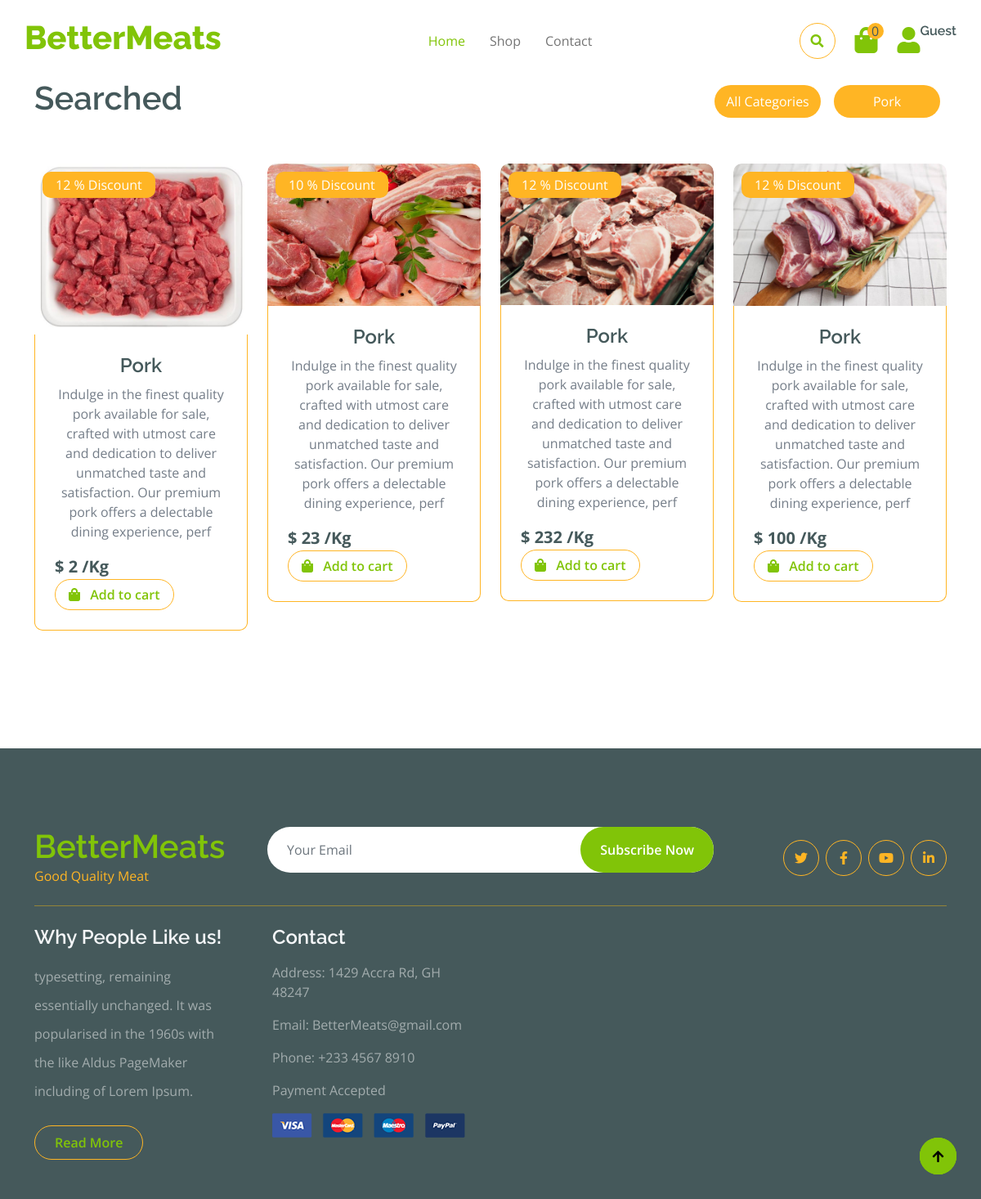
Page /view/frontend/showByCat.php?cat_id=2 on the committed database.
### tables this page shows
CREATE TABLE `categories` (
  `cat_id` int(11) NOT NULL,
  `cat_name` varchar(100) NOT NULL
);

CREATE TABLE `products` (
  `product_id` int(11) NOT NULL,
  `product_cat` int(11) NOT NULL,
  `product_brand` int(11) NOT NULL,
  `product_title` varchar(200) NOT NULL,
  `product_price` double NOT NULL,
  `product_desc` varchar(500) DEFAULT NULL,
  `product_image` varchar(100) DEFAULT NULL,
  `product_keywords` varchar(100) DEFAULT NULL,
  `qnty` int(100) DEFAULT NULL,
  `recipes` varchar(255) NOT NULL
);

### controllers/general_controller.php (called while the page is built, shortened)
<?php
include(__DIR__ . "/../classes/general_class.php");
function get_category_name($cat_id){
    $general_class = new general_class();
    $cat = $general_class->getCategoryName($cat_id);
    return $cat;
}
function show_by_cat($cat_id){
    $general_class = new general_class();
    $found = $general_class->showByCat($cat_id);
    return $found;
}
?>

### classes/general_class.php (called while the page is built, shortened)
<?php
require_once(__DIR__ . "/../settings/db_class.php");
class general_class extends db_connection
{
		public function getCategoryName($cat_id){
			$sql = "SELECT * FROM `categories` WHERE `cat_id` = '$cat_id'";
			$category = $this->db_fetch_one($sql);
			return $category;
		}
		function showByCat($cat_id){
			$sql = "SELECT *, categories.cat_name FROM `categories`
			JOIN `products` ON categories.cat_id = products.product_cat
			WHERE cat_id = '$cat_id'";
			$showCat = $this->db_fetch_all($sql);
			return $showCat;
		}
}
?>

### settings/db_class.php (called while the page is built, shortened)
<?php
class db_connection
{
	public $db = null;
	public $results = null;
	function db_connect(){
		$this->db = mysqli_connect(SERVER,USERNAME,PASSWD,DATABASE);
		if (mysqli_connect_errno()) {
			return false;
		}else{
			return true;
		}
	}
	function db_query($sqlQuery){
		$this->results = mysqli_query($this->db,$sqlQuery);
		if ($this->results == false) {
			return false;
		}else{
			return true;
		}
	}
	function db_fetch_one($sql){
		if(!$this->db_query($sql)){
			return false;
		}
		return mysqli_fetch_assoc($this->results);
	}
	function db_fetch_all($sql){
		if(!$this->db_query($sql)){
			return false;
		}
		return mysqli_fetch_all($this->results, MYSQLI_ASSOC);
	}
}
?>

### actions/product.php (called while the page is built, shortened)
<?php
require_once(__DIR__ . "/../controllers/general_controller.php");
function getCategoryName($cat_id){
    $cat = get_category_name($cat_id);
    return $cat['cat_name'];
}
?>

### view/frontend/showByCat.php (the view, shortened to what this page needs)
<?php
require_once(__DIR__ . "/../../controllers/general_controller.php");
if(isset($_GET['cat_id'])) {
    $cat_id = $_GET["cat_id"];
    $productsfound = show_by_cat($cat_id);
}
?>
<!DOCTYPE html>
<html lang="en">
    <head>
        <link rel="stylesheet" href="https://use.fontawesome.com/releases/v5.15.4/css/all.css"/>
        <link href="https://cdn.jsdelivr.net/npm/bootstrap-icons@1.4.1/font/bootstrap-icons.css" rel="stylesheet">
        <link href="lib/lightbox/css/lightbox.min.css" rel="stylesheet">
        <link href="lib/owlcarousel/assets/owl.carousel.min.css" rel="stylesheet">
        <link href="css/bootstrap.min.css" rel="stylesheet">
        <link href="css/style.css" rel="stylesheet">
    </head>
    <body>
    <?php include "userNavBar.php" ?>
        <div class="container-fluid fruite py-5">
            <div class="container py-5">
                <div class="tab-class text-center">
                    <div class="row g-4">
                        <div class="col-lg-4 text-start">
                            <h1>Searched</h1>
                        </div>
                        <div class="col-lg-8 text-end">
                            <ul class="nav nav-pills d-inline-flex text-center mb-5">
                            <li class="nav-item">
                                <a class="d-flex m-2 py-2 bg-light rounded-pill active" data-bs-toggle="pill" href="#tab-1" onclick="window.location.href='index.php'">
                                    <span class="text-dark" style="width: 130px;">All Categories</span>
                                </a>
                            </li>
                                <li class="nav-item">
                                    <a class="d-flex m-2 py-2 bg-light rounded-pill active" data-bs-toggle="pill" href="#tab-1">
                                        <span class="text-dark" style="width: 130px;">
                                            <?php
                                                global $productsfound;
                                                echo $productsfound[0]['cat_name'];
                                            ?>
                                        </span>
                                    </a>
                                </li>
                            </ul>
                        </div>
                    </div>
                    <div class="tab-content">
                        <div id="tab-1" class="tab-pane fade show p-0 active">
                            <div class="row g-4">
                                <div class="col-lg-12">
                                    <div class="row g-4">
                                        <?php
                                            global $productsfound;
                                            if (empty($productsfound)) {
                                                return null;
                                            } else {
                                                foreach ($productsfound as $product): ?>
                                                    <div class="col-md-6 col-lg-4 col-xl-3">
                                                        <div class="rounded position-relative fruite-item">
                                                            <div class="fruite-img">
                                                                <img src="../../upload/<?php echo $product["product_image"]; ?>" class="img-fluid w-100 rounded-top" alt="" width = 400 title="<?php echo $product['product_image']; ?> ">
                                                            </div>
                                                            <div class="text-white bg-secondary px-3 py-1 rounded position-absolute" style="top: 10px; left: 10px;"> <?php echo $product["product_desc"]?> % Discount </div>
                                                            <div class="p-4 border border-secondary border-top-0 rounded-bottom">
                                                                <h4><?php echo getCategoryName($product["product_cat"])?></h4>
                                                                <p><?php echo $product["product_title"]?></p>
                                                                <div class="d-flex justify-content-between flex-lg-wrap">
                                                                    <p class="text-dark fs-5 fw-bold mb-0"> $ <?php echo $product["product_price"]?> /Kg </p>
                                                                    <a href="index.php?add_to_cart=<?php echo trim($product['product_id']); ?>" class="btn border border-secondary rounded-pill px-3 text-primary">
                                                                        <i class="fa fa-shopping-bag me-2 text-primary"></i> Add to cart
                                                                    </a>
                                                                </div>
                                                            </div>
                                                        </div>
                                                    </div>
                                                <?php endforeach;
                                            }
                                        ?>
                                    </div>
                                </div>
                            </div>
                        </div>
                    </div>
                </div>
            </div>
        </div>
        <a href="#" class="btn btn-primary border-3 border-primary rounded-circle back-to-top"><i class="fa fa-arrow-up"></i></a>
        <a href="#" class="btn btn-primary border-3 border-primary rounded-circle back-to-top"><i class="fa fa-arrow-up"></i></a>
        <?php include "pages/footer.php" ?>
    </body>
</html>

### rows in the picture
categories: cat_name "Pork"
products: product_image (picture), product_desc "12", product_cat.cat_name "Pork", product_title "Indulge in the finest quality pork available for sale, crafted with utmost care and dedication to deliver unmatched taste and satisfaction. Our premium pork offers a delectable dining experience, perf", product_price "2"
products: product_image (picture), product_desc "10", product_cat.cat_name "Pork", product_title "Indulge in the finest quality pork available for sale, crafted with utmost care and dedication to deliver unmatched taste and satisfaction. Our premium pork offers a delectable dining experience, perf", product_price "23"
products: product_image (picture), product_desc "12", product_cat.cat_name "Pork", product_title "Indulge in the finest quality pork available for sale, crafted with utmost care and dedication to deliver unmatched taste and satisfaction. Our premium pork offers a delectable dining experience, perf", product_price "232"
products: product_image (picture), product_desc "12", product_cat.cat_name "Pork", product_title "Indulge in the finest quality pork available for sale, crafted with utmost care and dedication to deliver unmatched taste and satisfaction. Our premium pork offers a delectable dining experience, perf", product_price "100"

### other values in the picture
$numProductInCart = get_num_details() "0"
